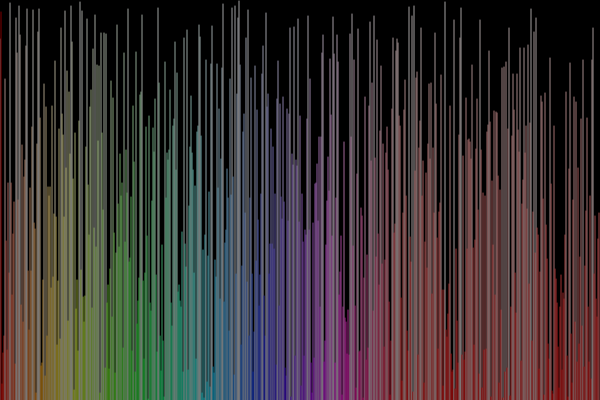
Frame 1 (no input)
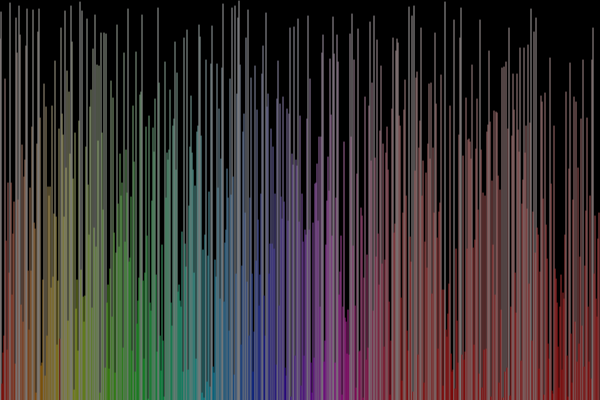
Frame 60 (no input)
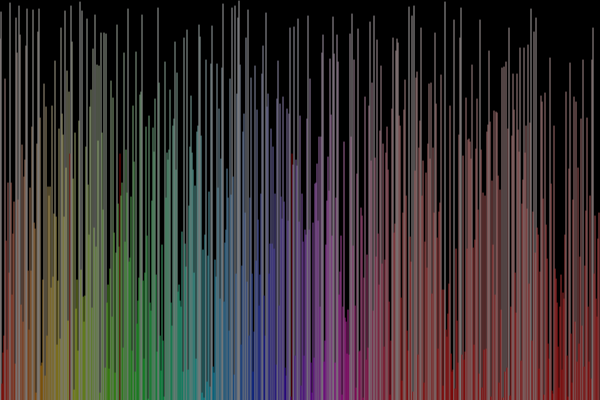
Frame 120 (the mouse pressed at the canvas centre since frame 60)

The p5.js sketch that drew these frames (run headless with seeded random() and noise() and a simulated clock; from frame 60 on, the mouse is pressed at the canvas centre):

// p5.js sketch
// ── sketch.js

var App = {
	canvasWidth: 600,
	canvasHeight: 400
}

var nElements = App.canvasWidth;
var maxRandom = App.canvasHeight;
var shuffleArray = new Array(nElements).fill(0);
var orderArray = new Array(maxRandom+1).fill(0);
var finalArray = new Array(nElements).fill(-1);

//Order Array Init index
var k=0;

// Order Array reorder index
var j=0;

// finalArray index
var z=0;

var nPerCycle=5;

var myRandom = x => Math.floor(Math.random()*x);

function setup() {

	createCanvas(App.canvasWidth, App.canvasHeight);

	shuffleArray = shuffleArray.map(x => myRandom(maxRandom));

	console.log("maxRandom", maxRandom);
	console.log("nElements", nElements);
	console.log(shuffleArray);
	console.log(orderArray);

	//shuffleArray = sort(shuffleArray);

}



function draw() {
	
	background(0);

	stroke(255);

	//console.log(k);

	if(k < shuffleArray.length) {

		console.log("here: ", shuffleArray[k]);

		//This for speeds things up !
		//for(let w=0; w<nPerCycle; w++) {
			
			orderArray[shuffleArray[k++]] += 1;
			//shuffleArray[z++] = shuffleArray[k-1];
		//}

	} else {

		if(j < orderArray.length) {
			
			//This for speeds things up !
			//for(let w=0; w<nPerCycle; w++) {

				for(let y=0; y < orderArray[j]; y++) {

					finalArray[z++] = j;

					// Reorder the inital array
					shuffleArray[z] = finalArray[z];

				}
				j++;
				
			//}

		} else {

			console.log("FINISHED SORTING");
			noLoop();

		}

	}

	colorMode(HSB, height);

	for( let i = 0; i < shuffleArray.length; i++ ) {

		stroke(i, height-shuffleArray[i], 255);

		if(shuffleArray[i] == shuffleArray[k]) {

			stroke(0,height,height/2);

		}

		line(i, height, i, height-shuffleArray[i]);

		if(finalArray[i] != -1) {

			stroke(0,255,0);
			stroke(i, height-finalArray[i], 255);
			line(i, height, i, height-finalArray[i]);
		}

		//stroke(255);

	}

	colorMode(RGB);

}
